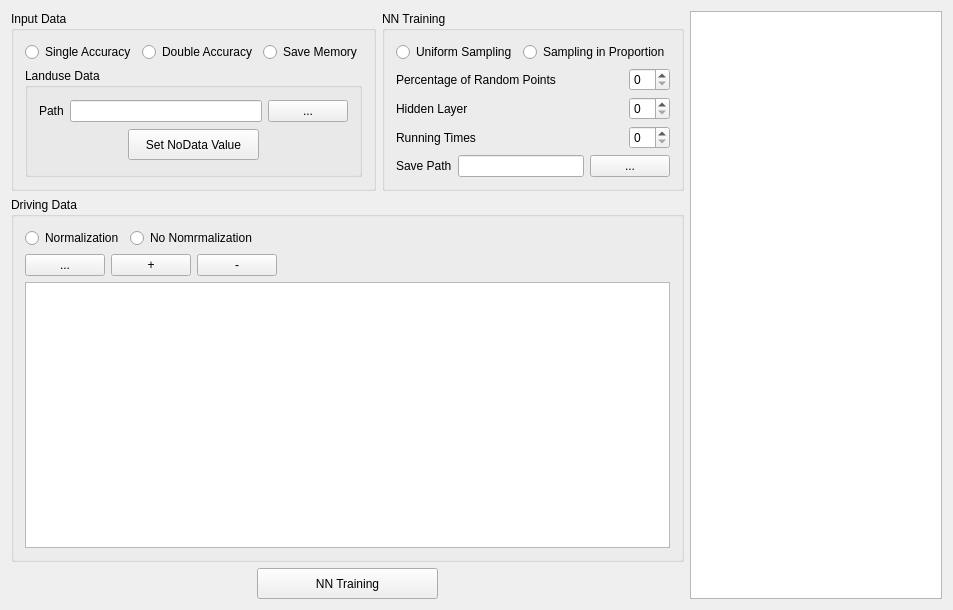
<?xml version="1.0" encoding="UTF-8"?>
<ui version="4.0">
 <class>GeoSimulator</class>
 <widget class="QWidget" name="GeoSimulator">
  <property name="geometry">
   <rect>
    <x>0</x>
    <y>0</y>
    <width>929</width>
    <height>610</height>
   </rect>
  </property>
  <property name="windowTitle">
   <string>GeoSimulator</string>
  </property>
  <layout class="QHBoxLayout" name="horizontalLayout_7">
   <item>
    <layout class="QVBoxLayout" name="verticalLayout_4">
     <item>
      <layout class="QHBoxLayout" name="horizontalLayout_6">
       <item>
        <widget class="QGroupBox" name="InputgroupBox">
         <property name="title">
          <string>Input Data</string>
         </property>
         <layout class="QVBoxLayout" name="verticalLayout_2">
          <item>
           <layout class="QHBoxLayout" name="horizontalLayout_4">
            <item>
             <spacer name="horizontalSpacer_2">
              <property name="orientation">
               <enum>Qt::Horizontal</enum>
              </property>
              <property name="sizeHint" stdset="0">
               <size>
                <width>40</width>
                <height>20</height>
               </size>
              </property>
             </spacer>
            </item>
            <item>
             <widget class="QRadioButton" name="radioSingle">
              <property name="text">
               <string>Single Accuracy</string>
              </property>
             </widget>
            </item>
            <item>
             <widget class="QRadioButton" name="radioDouble">
              <property name="text">
               <string>Double Accuracy</string>
              </property>
             </widget>
            </item>
            <item>
             <widget class="QRadioButton" name="radioMemory">
              <property name="text">
               <string>Save Memory</string>
              </property>
             </widget>
            </item>
            <item>
             <spacer name="horizontalSpacer_6">
              <property name="orientation">
               <enum>Qt::Horizontal</enum>
              </property>
              <property name="sizeHint" stdset="0">
               <size>
                <width>40</width>
                <height>20</height>
               </size>
              </property>
             </spacer>
            </item>
           </layout>
          </item>
          <item>
           <widget class="QGroupBox" name="basicgroupBox">
            <property name="title">
             <string>Landuse Data</string>
            </property>
            <layout class="QVBoxLayout" name="verticalLayout">
             <item>
              <layout class="QHBoxLayout" name="horizontalLayout">
               <item>
                <widget class="QLabel" name="laulabel">
                 <property name="text">
                  <string>Path</string>
                 </property>
                </widget>
               </item>
               <item>
                <widget class="QLineEdit" name="laulineEdit"/>
               </item>
               <item>
                <widget class="QPushButton" name="laubtn">
                 <property name="text">
                  <string> ... </string>
                 </property>
                </widget>
               </item>
              </layout>
             </item>
             <item>
              <layout class="QHBoxLayout" name="horizontalLayout_2">
               <item>
                <spacer name="horizontalSpacer_3">
                 <property name="orientation">
                  <enum>Qt::Horizontal</enum>
                 </property>
                 <property name="sizeHint" stdset="0">
                  <size>
                   <width>40</width>
                   <height>20</height>
                  </size>
                 </property>
                </spacer>
               </item>
               <item>
                <widget class="QPushButton" name="laubtnColor">
                 <property name="minimumSize">
                  <size>
                   <width>131</width>
                   <height>31</height>
                  </size>
                 </property>
                 <property name="text">
                  <string>Set NoData Value</string>
                 </property>
                </widget>
               </item>
               <item>
                <spacer name="horizontalSpacer_4">
                 <property name="orientation">
                  <enum>Qt::Horizontal</enum>
                 </property>
                 <property name="sizeHint" stdset="0">
                  <size>
                   <width>40</width>
                   <height>20</height>
                  </size>
                 </property>
                </spacer>
               </item>
              </layout>
             </item>
            </layout>
           </widget>
          </item>
         </layout>
        </widget>
       </item>
       <item>
        <widget class="QGroupBox" name="trangroupBox">
         <property name="title">
          <string>NN Training</string>
         </property>
         <layout class="QVBoxLayout" name="verticalLayout_10">
          <item>
           <layout class="QHBoxLayout" name="horizontalLayout_5">
            <item>
             <widget class="QRadioButton" name="raAve">
              <property name="text">
               <string>Uniform Sampling</string>
              </property>
             </widget>
            </item>
            <item>
             <widget class="QRadioButton" name="raSca">
              <property name="text">
               <string>Sampling in Proportion</string>
              </property>
             </widget>
            </item>
           </layout>
          </item>
          <item>
           <layout class="QHBoxLayout" name="horizontalLayout_12">
            <item>
             <layout class="QVBoxLayout" name="verticalLayout_9">
              <item>
               <widget class="QLabel" name="prelabel">
                <property name="text">
                 <string>Percentage of Random Points</string>
                </property>
               </widget>
              </item>
              <item>
               <widget class="QLabel" name="hidlabel">
                <property name="text">
                 <string>Hidden Layer</string>
                </property>
               </widget>
              </item>
              <item>
               <widget class="QLabel" name="TTlabel">
                <property name="text">
                 <string>Running Times</string>
                </property>
               </widget>
              </item>
             </layout>
            </item>
            <item>
             <spacer name="horizontalSpacer_5">
              <property name="orientation">
               <enum>Qt::Horizontal</enum>
              </property>
              <property name="sizeHint" stdset="0">
               <size>
                <width>40</width>
                <height>20</height>
               </size>
              </property>
             </spacer>
            </item>
            <item>
             <layout class="QVBoxLayout" name="verticalLayout_8">
              <item>
               <widget class="QSpinBox" name="PerSpinBox"/>
              </item>
              <item>
               <widget class="QSpinBox" name="HidSpinBox"/>
              </item>
              <item>
               <widget class="QSpinBox" name="TTspinBox"/>
              </item>
             </layout>
            </item>
           </layout>
          </item>
          <item>
           <layout class="QHBoxLayout" name="horizontalLayout_16">
            <item>
             <widget class="QLabel" name="savePlabel">
              <property name="text">
               <string>Save Path</string>
              </property>
             </widget>
            </item>
            <item>
             <widget class="QLineEdit" name="savePlineEdit"/>
            </item>
            <item>
             <widget class="QPushButton" name="savePBtn">
              <property name="text">
               <string> ... </string>
              </property>
             </widget>
            </item>
           </layout>
          </item>
         </layout>
        </widget>
       </item>
      </layout>
     </item>
     <item>
      <widget class="QGroupBox" name="divgroupBox">
       <property name="title">
        <string>Driving Data</string>
       </property>
       <layout class="QVBoxLayout" name="verticalLayout_3">
        <item>
         <layout class="QHBoxLayout" name="horizontalLayout_11">
          <item>
           <widget class="QRadioButton" name="divNorrabtnyes">
            <property name="text">
             <string>Normalization</string>
            </property>
           </widget>
          </item>
          <item>
           <widget class="QRadioButton" name="divNorrabtnno">
            <property name="text">
             <string>No Nomrmalization</string>
            </property>
           </widget>
          </item>
          <item>
           <spacer name="horizontalSpacer_8">
            <property name="orientation">
             <enum>Qt::Horizontal</enum>
            </property>
            <property name="sizeHint" stdset="0">
             <size>
              <width>40</width>
              <height>20</height>
             </size>
            </property>
           </spacer>
          </item>
         </layout>
        </item>
        <item>
         <layout class="QHBoxLayout" name="horizontalLayout_8">
          <item>
           <widget class="QPushButton" name="divbtn">
            <property name="text">
             <string>...</string>
            </property>
           </widget>
          </item>
          <item>
           <widget class="QPushButton" name="divbtnAdd">
            <property name="text">
             <string>+</string>
            </property>
           </widget>
          </item>
          <item>
           <widget class="QPushButton" name="divbtnSubtract">
            <property name="text">
             <string>-</string>
            </property>
           </widget>
          </item>
          <item>
           <spacer name="horizontalSpacer">
            <property name="orientation">
             <enum>Qt::Horizontal</enum>
            </property>
            <property name="sizeHint" stdset="0">
             <size>
              <width>40</width>
              <height>20</height>
             </size>
            </property>
           </spacer>
          </item>
         </layout>
        </item>
        <item>
         <widget class="QTableView" name="divtableView"/>
        </item>
       </layout>
      </widget>
     </item>
     <item>
      <layout class="QHBoxLayout" name="horizontalLayout_3">
       <item>
        <spacer name="horizontalSpacer_12">
         <property name="orientation">
          <enum>Qt::Horizontal</enum>
         </property>
         <property name="sizeHint" stdset="0">
          <size>
           <width>40</width>
           <height>20</height>
          </size>
         </property>
        </spacer>
       </item>
       <item>
        <widget class="QPushButton" name="ANNtrainBtn">
         <property name="minimumSize">
          <size>
           <width>181</width>
           <height>31</height>
          </size>
         </property>
         <property name="text">
          <string>NN Training</string>
         </property>
        </widget>
       </item>
       <item>
        <spacer name="horizontalSpacer_11">
         <property name="orientation">
          <enum>Qt::Horizontal</enum>
         </property>
         <property name="sizeHint" stdset="0">
          <size>
           <width>40</width>
           <height>20</height>
          </size>
         </property>
        </spacer>
       </item>
      </layout>
     </item>
    </layout>
   </item>
   <item>
    <widget class="QTextEdit" name="probOutText">
     <property name="minimumSize">
      <size>
       <width>252</width>
       <height>0</height>
      </size>
     </property>
     <property name="maximumSize">
      <size>
       <width>252</width>
       <height>16777215</height>
      </size>
     </property>
    </widget>
   </item>
  </layout>
 </widget>
 <layoutdefault spacing="6" margin="11"/>
 <resources/>
 <connections/>
</ui>
